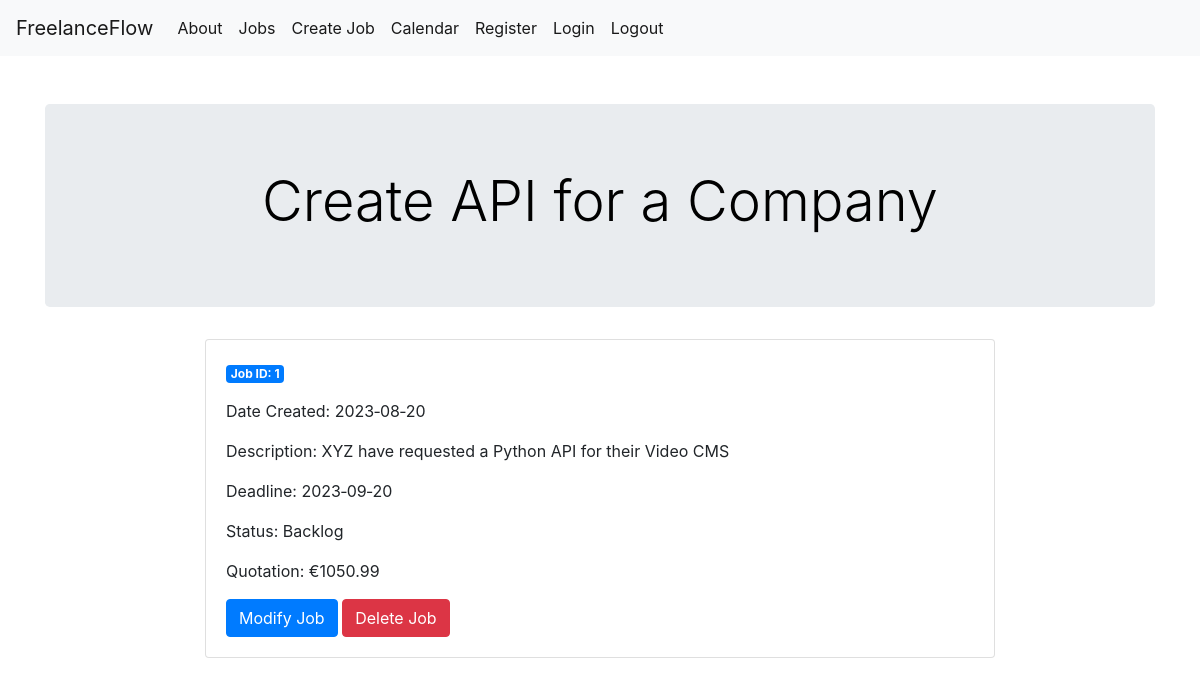
/1 (signed in), run on the app's committed database.
### tables this page shows
CREATE TABLE Jobs (
    jobid INTEGER PRIMARY KEY AUTOINCREMENT,
    title TEXT NOT NULL,
    description TEXT NOT NULL,
    datecreated TEXT NOT NULL,
    deadline TEXT NOT NULL,
    status TEXT NOT NULL,
    quotation REAL NOT NULL,
    createdby INTEGER,
    FOREIGN KEY (createdby) REFERENCES Users(userid)
);

### application.py (the view)
@app.route('/<int:job_id>')
@login_required
def job(job_id):
    job = get_job(job_id)
    return render_template('job.html', job=job)

### application.py (called while the page is built)
def database_connection():
    conn = sqlite3.connect('freelanceflow.db')
    conn.row_factory = sqlite3.Row
    return conn

@login_manager.user_loader
def load_user(user_id):
    conn = database_connection()
    user_data = conn.execute('SELECT * FROM Users WHERE userid = ?', (user_id,)).fetchone()
    conn.close()
    if user_data is None:
        return None
    user = User(user_data['userid'], user_data['emailaddress'], user_data['password'], user_data['firstname'], user_data['lastname'], user_data['username'], user_data['accounttype'])
    return user

def get_job(job_id):
    conn = database_connection()
    job = conn.execute('SELECT * FROM Jobs WHERE jobid = ?', (job_id,)).fetchone()
    conn.close()
    if job is None:
        abort(404)
    return job

### templates/job.html (shortened to what this page needs)
{% extends 'base.html' %}
{% block jumbotron_title %} {{ job['title'] }} {% endblock %}
{% block content %}
    <div class="row justify-content-center">
        <div class="col-md-8">
            <div class="card">
                <div class="card-body">
                    <p class="badge badge-primary">Job ID: {{ job['jobid'] }}</p>
                    <p class="card-text">Date Created: {{ job['datecreated'] }}</p>
                    <p class="card-text">Description: {{ job['description'] }}</p>
                    <p class="card-text">Deadline: {{ job['deadline'] }}</p>
                    <p class="card-text">Status: {{ job['status'] }}</p>
                    <p class="card-text">Quotation: €{{ job['quotation'] }}</p>
                    <a href="{{ url_for('modifyjob', job_id=job['jobid']) }}" class="btn btn-primary">Modify Job</a>
                    <a href="#" class="btn btn-danger">Delete Job</a>
                </div>
            </div>
        </div>
    </div>
{% endblock %}

### data on the page
Jobs: title "Create API for a Company", jobid "1", datecreated "2023‐08‐20", description "XYZ have requested a Python API for their Video CMS", deadline "2023‐09‐20", status "Backlog", quotation "1050.99"
